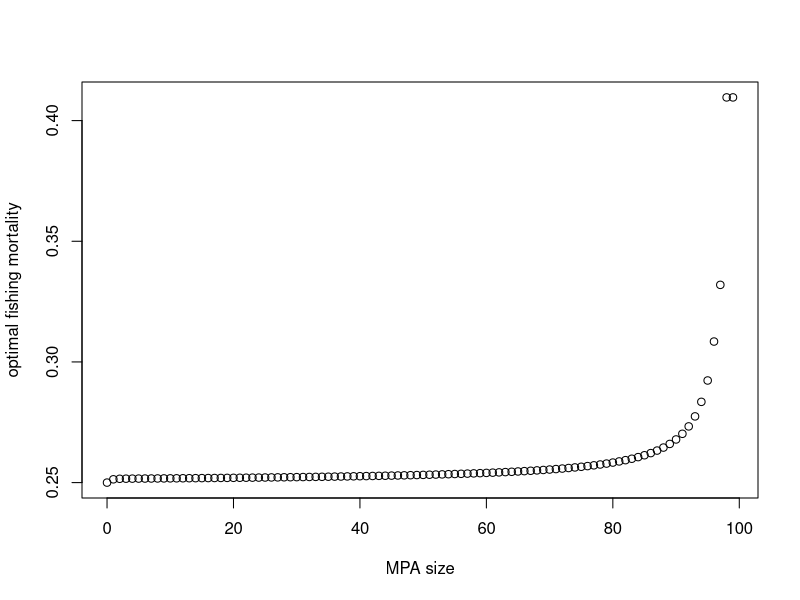
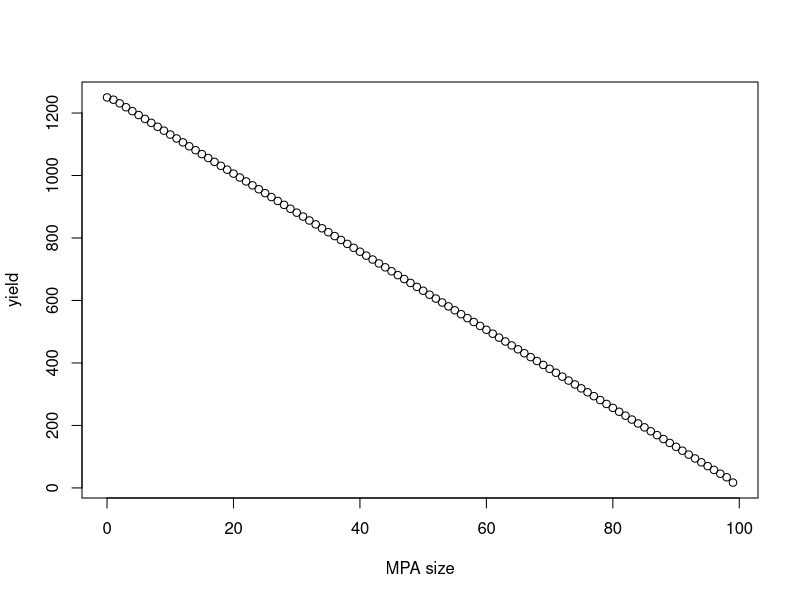

Reproduce these figures in R, in order.
#####################################
#Intro to modeling in R workshop
#Session 3 - 2/8/2018
#####################################

###Lets vectorize!
mpa.model = function(f, growth, K, N0, t, d, MPA, L){
  
  #Create a vector of fishing mortalities
  #f.patches = c(rep(0, MPA), rep(f, L-MPA))
  
  #MPAs in the middle
  f.patches=rep(f, L)
  if(MPA>0){
    mpa.begin = round((L-MPA)/2) + 1
    mpa.end = mpa.begin + MPA - 1
    f.patches[mpa.begin:mpa.end] = 0
  }
  
  #Create a vector for pop
  pop = rep(0, L)
  total.yield = rep(0, L)
  
  #Set initial population sizes
  pop[] = N0
  
  #Create a vector to store total yield
  total.yield = pop*f.patches
  
  #Run a loop over all time steps
  for(n in 2:t){
    
    #population growth
    surplus = growth*pop*(1-pop/K)
    
    #Emigration
    Emi = c(pop[1]*d/2, pop[2:(L-1)]*d, pop[L]*d/2)
    
    #Immigration
    #Immi = c(pop[2]*d/2, c(pop[1:(L-1)]*d/2 + pop[3:L]*d/2), pop[L-1]*d/2)
    Immi = c(pop[2:L]*d/2, 0) + c(0, pop[1:(L-1)]*d/2)
    
    #fishing
    fishing = f.patches*pop
    
    #update our population size
    pop = pop + surplus - fishing - Emi + Immi
    
    #sum of yield
    total.yield = total.yield + fishing
    
   }
  sum.pop = sum(pop)
  sum.yield.eq = sum(fishing)
  sum.yield = sum(total.yield)
  #return(c(sum.pop, sum.yield.eq, sum.yield, MPA, f, d))
  return(sum.yield.eq)
  }

#Test our function
res = mpa.model(g=0.5, K=100, N0=50, t=50, MPA=50, L = 100, d=0.2, f=0.3)
res

#Optimize
p0 = 0.1
fit = optim(p0, mpa.model, method = c("L-BFGS-B"), lower = 0, upper = 1, control= list(fnscale = -1), 
            growth=0.5, K=100, N0=50, t=50, MPA=50, L = 100, d=0.2)

fit$par

#Calculate optimal fishing mortality for all MPA sizes
mpa.sim = 0:99
for(h in 1:length(mpa.sim)){
  fit = optim(p0, mpa.model, method = c("L-BFGS-B"), lower = 0, upper = 1, control= list(fnscale = -1), 
              growth=0.5, K=100, N0=50, t=50, MPA=mpa.sim[h], L = 100, d=0.2)
  if(h==1){out=c(fit$par, fit$value, mpa.sim[h])}else{out=rbind(out, c(fit$par, fit$value, mpa.sim[h]))}
  print(out)
}
plot(out[,3], out[,1], ylab="optimal fishing mortality", xlab="MPA size")
plot(out[,3], out[,2], ylab="yield", xlab="MPA size")

